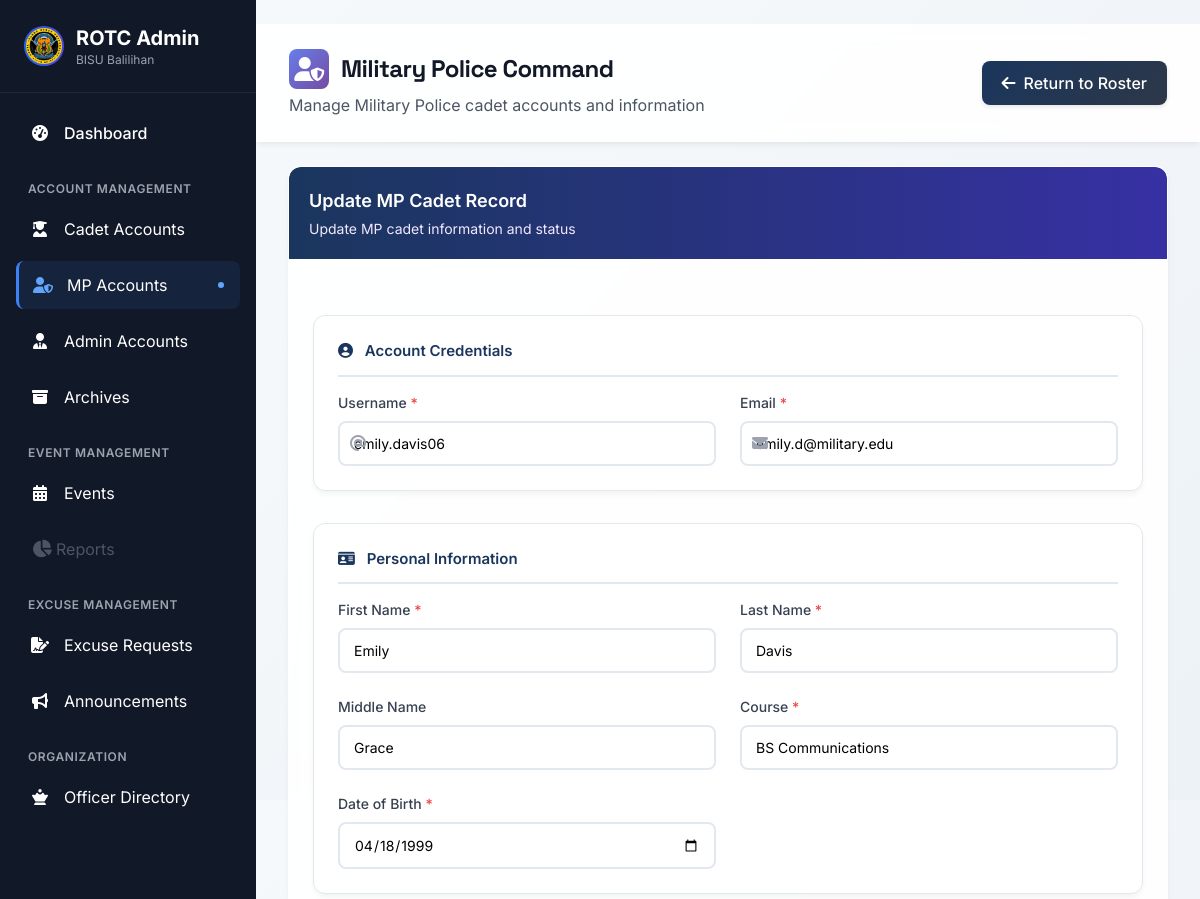
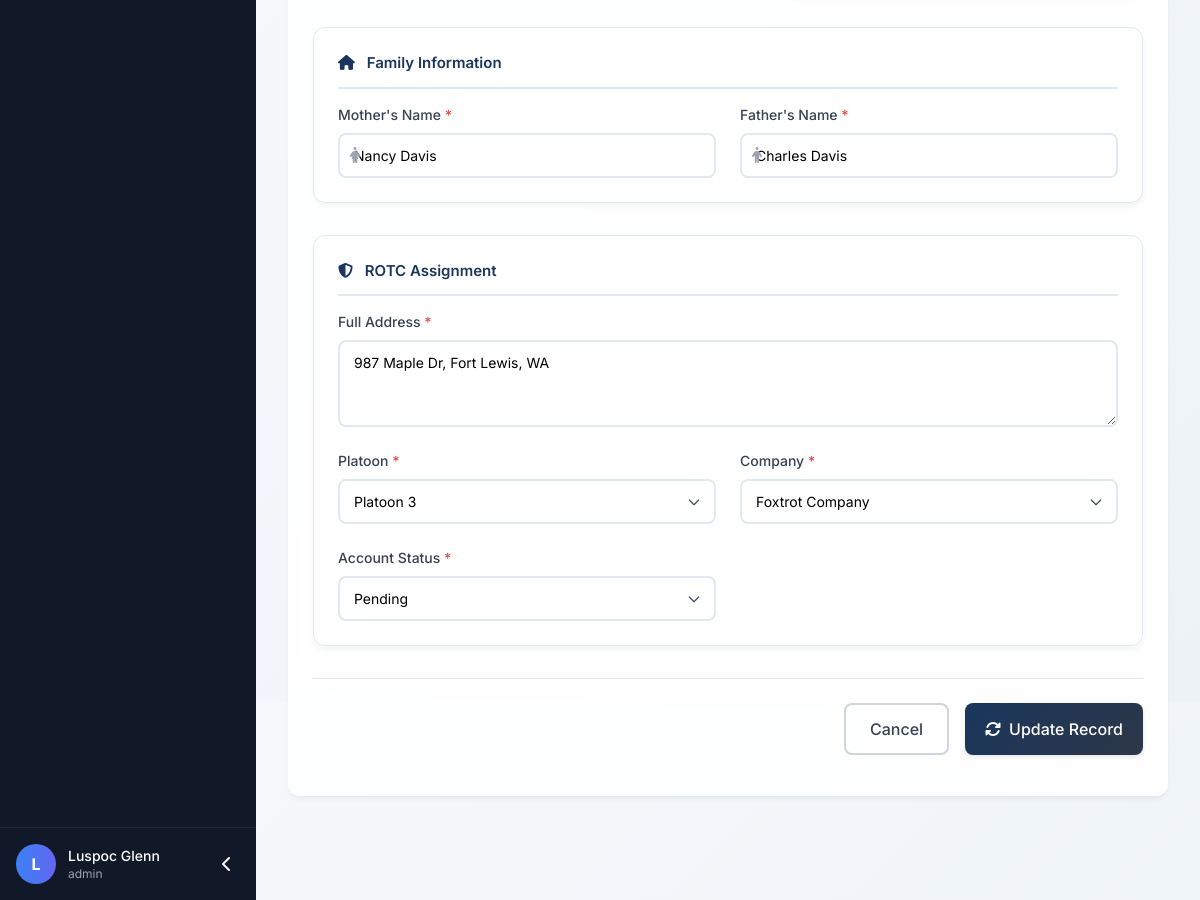
The app's page /admin/mp_accounts.php?action=edit&id=84 (signed in) with its own data (2 pictures, top to bottom).
### tables this page shows
CREATE TABLE `mp_accounts` (
  `id` int(11) NOT NULL,
  `username` varchar(50) NOT NULL,
  `email` varchar(100) NOT NULL,
  `password` varchar(255) NOT NULL,
  `first_name` varchar(50) NOT NULL,
  `last_name` varchar(50) NOT NULL,
  `middle_name` varchar(50) DEFAULT NULL,
  `course` varchar(100) NOT NULL,
  `full_address` text NOT NULL,
  `platoon` enum('1','2','3') NOT NULL,
  `company` enum('Alpha','Bravo','Charlie','Delta','Echo','Foxtrot','Golf') NOT NULL,
  `dob` date NOT NULL,
  `mothers_name` varchar(100) NOT NULL,
  `fathers_name` varchar(100) NOT NULL,
  `profile_image` varchar(255) DEFAULT NULL,
  `status` enum('pending','approved','denied') DEFAULT 'pending',
  `last_login` datetime DEFAULT NULL,
  `created_by` int(11) DEFAULT NULL,
  `created_at` timestamp NOT NULL DEFAULT current_timestamp(),
  `updated_at` timestamp NOT NULL DEFAULT current_timestamp() ON UPDATE current_timestamp(),
  `is_archived` tinyint(1) DEFAULT 0,
  `archived_at` timestamp NULL DEFAULT NULL,
  `archive_reason` text DEFAULT NULL
);

### admin/mp_accounts.php (the view, shortened to what this page needs)
<?php
require_once 'archive_functions.php';
$action = isset($_GET['action']) ? $_GET['action'] : 'list';
$mp = null;
if ($action === 'edit' && isset($_GET['id'])) {
    $stmt = $pdo->prepare("SELECT * FROM mp_accounts WHERE id = ?");
    $stmt->execute([$_GET['id']]);
    $mp = $stmt->fetch();
}
?>
<!DOCTYPE html>
<html lang="en" class="scroll-smooth">
<head>
    <script src="https://cdn.tailwindcss.com"></script>
    <link rel="stylesheet" href="https://cdnjs.cloudflare.com/ajax/libs/font-awesome/6.4.0/css/all.min.css">
</head>
<body class="bg-gray-50">
    <div class="main-content ml-64 min-h-screen">
        <header class="glass-card border-b border-gray-200 px-8 py-6 mb-6">
            <div class="flex items-center justify-between">
                <div>
                    <h2 class="text-2xl header-font font-bold text-gray-900 flex items-center gap-3">
                        <div class="w-10 h-10 rounded-lg mp-gradient flex items-center justify-center">
                            <i class="fas fa-user-shield text-white"></i>
                        </div>
                        <span>Military Police Command</span>
                    </h2>
                    <p class="text-gray-600 mt-1">Manage Military Police cadet accounts and information</p>
                </div>
                <div>
                    <?php if ($action === 'list'): ?>
                        <a href="?action=add" class="military-btn flex items-center gap-2">
                            <i class="fas fa-user-shield"></i>
                            <span>Enlist New MP Cadet</span>
                        </a>
                    <?php else: ?>
                        <a href="mp_accounts.php" class="military-btn flex items-center gap-2 bg-gray-700 hover:bg-gray-800">
                            <i class="fas fa-arrow-left"></i>
                            <span>Return to Roster</span>
                        </a>
                    <?php endif; ?>
                </div>
            </div>
        </header>
        <main class="px-8 pb-8">
            <?php if ($action === 'add' || $action === 'edit'): ?>
                <div class="glass-card rounded-xl overflow-hidden">
                    <div class="section-header">
                        <h3 class="text-lg font-semibold">
                            <?php echo $action === 'add' ? 'Enlist New MP Cadet' : 'Update MP Cadet Record'; ?>
                        </h3>
                        <p class="text-purple-100 text-sm mt-1">
                            <?php echo $action === 'add' ? 'Fill all required fields to enlist a new MP cadet' : 'Update MP cadet information and status'; ?>
                        </p>
                    </div>
                    <div class="p-6">
                        <form method="POST" action="" class="space-y-8">
                            <div class="form-section">
                                <h4>
                                    <i class="fas fa-user-circle mr-2"></i>
                                    Account Credentials
                                </h4>
                                <div class="grid grid-cols-1 md:grid-cols-2 gap-6">
                                    <div>
                                        <label class="block text-sm font-medium text-gray-700 mb-2">
                                            Username <span class="text-red-500">*</span>
                                        </label>
                                        <div class="relative">
                                            <input type="text" name="username" required
                                                   value="<?php echo $action === 'edit' ? htmlspecialchars($mp['username']) : ''; ?>"
                                                   class="input-field w-full pl-10"
                                                   <?php echo $action === 'edit' ? 'readonly' : ''; ?>>
                                            <div class="absolute left-3 top-1/2 transform -translate-y-1/2 text-gray-400">
                                                <i class="fas fa-at"></i>
                                            </div>
                                        </div>
                                    </div>
                                    <div>
                                        <label class="block text-sm font-medium text-gray-700 mb-2">
                                            Email <span class="text-red-500">*</span>
                                        </label>
                                        <div class="relative">
                                            <input type="email" name="email" required
                                                   value="<?php echo $action === 'edit' ? htmlspecialchars($mp['email']) : ''; ?>"
                                                   class="input-field w-full pl-10"
                                                   <?php echo $action === 'edit' ? 'readonly' : ''; ?>>
                                            <div class="absolute left-3 top-1/2 transform -translate-y-1/2 text-gray-400">
                                                <i class="fas fa-envelope"></i>
                                            </div>
                                        </div>
                                    </div>
                                </div>
                            </div>
                            <div class="form-section">
                                <h4>
                                    <i class="fas fa-id-card mr-2"></i>
                                    Personal Information
                                </h4>
                                <div class="grid grid-cols-1 md:grid-cols-2 gap-6">
                                    <div>
                                        <label class="block text-sm font-medium text-gray-700 mb-2">
                                            First Name <span class="text-red-500">*</span>
                                        </label>
                                        <input type="text" name="first_name" required
                                               value="<?php echo $action === 'edit' ? htmlspecialchars($mp['first_name']) : ''; ?>"
                                               class="input-field w-full">
                                    </div>
                                    <div>
                                        <label class="block text-sm font-medium text-gray-700 mb-2">
                                            Last Name <span class="text-red-500">*</span>
                                        </label>
                                        <input type="text" name="last_name" required
                                               value="<?php echo $action === 'edit' ? htmlspecialchars($mp['last_name']) : ''; ?>"
                                               class="input-field w-full">
                                    </div>
                                    <div>
                                        <label class="block text-sm font-medium text-gray-700 mb-2">
                                            Middle Name
                                        </label>
                                        <input type="text" name="middle_name"
                                               value="<?php echo $action === 'edit' ? htmlspecialchars($mp['middle_name']) : ''; ?>"
                                               class="input-field w-full">
                                    </div>
                                    <div>
                                        <label class="block text-sm font-medium text-gray-700 mb-2">
                                            Course <span class="text-red-500">*</span>
                                        </label>
                                        <input type="text" name="course" required
                                               value="<?php echo $action === 'edit' ? htmlspecialchars($mp['course']) : ''; ?>"
                                               class="input-field w-full">
                                    </div>
                                    <div>
                                        <label class="block text-sm font-medium text-gray-700 mb-2">
                                            Date of Birth <span class="text-red-500">*</span>
                                        </label>
                                        <input type="date" name="dob" required
                                               value="<?php echo $action === 'edit' ? htmlspecialchars($mp['dob']) : ''; ?>"
                                               class="input-field w-full">
                                    </div>
                                </div>
                            </div>
                            <div class="form-section">
                                <h4>
                                    <i class="fas fa-home mr-2"></i>
                                    Family Information
                                </h4>
                                <div class="grid grid-cols-1 md:grid-cols-2 gap-6">
                                    <div>
                                        <label class="block text-sm font-medium text-gray-700 mb-2">
                                            Mother's Name <span class="text-red-500">*</span>
                                        </label>
                                        <div class="relative">
                                            <input type="text" name="mothers_name" required
                                                   value="<?php echo $action === 'edit' ? htmlspecialchars($mp['mothers_name']) : ''; ?>"
                                                   class="input-field w-full pl-10">
                                            <div class="absolute left-3 top-1/2 transform -translate-y-1/2 text-gray-400">
                                                <i class="fas fa-female"></i>
                                            </div>
                                        </div>
                                    </div>
                                    <div>
                                        <label class="block text-sm font-medium text-gray-700 mb-2">
                                            Father's Name <span class="text-red-500">*</span>
                                        </label>
                                        <div class="relative">
                                            <input type="text" name="fathers_name" required
                                                   value="<?php echo $action === 'edit' ? htmlspecialchars($mp['fathers_name']) : ''; ?>"
                                                   class="input-field w-full pl-10">
                                            <div class="absolute left-3 top-1/2 transform -translate-y-1/2 text-gray-400">
                                                <i class="fas fa-male"></i>
                                            </div>
                                        </div>
                                    </div>
                                </div>
                            </div>
                            <div class="form-section">
                                <h4>
                                    <i class="fas fa-shield-alt mr-2"></i>
                                    ROTC Assignment
                                </h4>
                                <div class="grid grid-cols-1 md:grid-cols-2 gap-6">
                                    <div class="md:col-span-2">
                                        <label class="block text-sm font-medium text-gray-700 mb-2">
                                            Full Address <span class="text-red-500">*</span>
                                        </label>
                                        <textarea name="full_address" required rows="3"
                                                  class="input-field w-full"><?php echo $action === 'edit' ? htmlspecialchars($mp['full_address']) : ''; ?></textarea>
                                    </div>
                                    <div>
                                        <label class="block text-sm font-medium text-gray-700 mb-2">
                                            Platoon <span class="text-red-500">*</span>
                                        </label>
                                        <select name="platoon" required class="select-field w-full">
                                            <option value="3" <?php echo ($action === 'edit' && $mp['platoon'] == '3') ? 'selected' : ''; ?>>Platoon 3</option>
                                        </select>
                                    </div>
                                    <div>
                                        <label class="block text-sm font-medium text-gray-700 mb-2">
                                            Company <span class="text-red-500">*</span>
                                        </label>
                                        <select name="company" required class="select-field w-full">
                                            <option value="Foxtrot" <?php echo ($action === 'edit' && $mp['company'] == 'Foxtrot') ? 'selected' : ''; ?>>Foxtrot Company</option>
                                        </select>
                                    </div>
                                    <?php if ($action === 'edit'): ?>
                                        <div>
                                            <label class="block text-sm font-medium text-gray-700 mb-2">
                                                Account Status <span class="text-red-500">*</span>
                                            </label>
                                            <select name="status" required class="select-field w-full">
                                                <option value="pending" <?php echo $mp['status'] == 'pending' ? 'selected' : ''; ?>>Pending</option>
                                            </select>
                                        </div>
                                    <?php endif; ?>
                                </div>
                            </div>
                            <div class="flex justify-end space-x-4 pt-6 border-t border-gray-200">
                                <a href="mp_accounts.php" class="px-6 py-3 border-2 border-gray-300 text-gray-700 rounded-lg hover:bg-gray-50 transition-colors font-medium">
                                    Cancel
                                </a>
                                <button type="submit" class="military-btn px-6 py-3 flex items-center gap-2">
                                    <i class="fas fa-<?php echo $action === 'add' ? 'save' : 'sync-alt'; ?>"></i>
                                    <?php echo $action === 'add' ? 'Enlist MP Cadet' : 'Update Record'; ?>
                                </button>
                            </div>
                        </form>
                    </div>
                </div>
            <?php endif; ?>
        </main>
    </div>
</body>
</html>

### records on screen
mp_accounts: username "emily.davis06", email "emily.d@military.edu", first_name "Emily", last_name "Davis", middle_name "Grace", course "BS Communications", dob "04/18/1999", mothers_name "Nancy Davis", fathers_name "Charles Davis", full_address "987 Maple Dr, Fort Lewis, WA", platoon "Platoon 3", company "Foxtrot Company", status "Pending"

### other values on screen
$admin_initial "L"
$admin_name "Luspoc Glenn"
$admin_role "admin"
